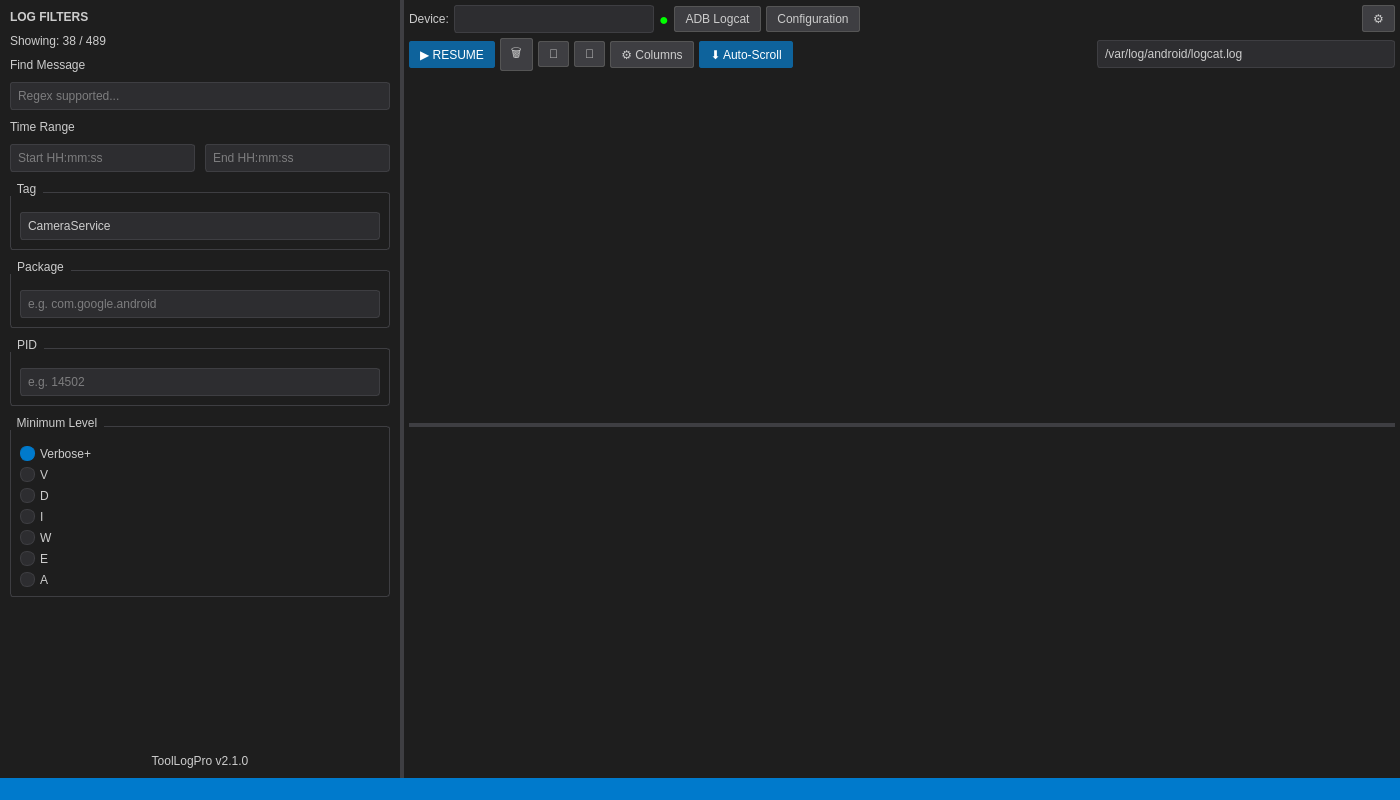
<?xml version="1.0" encoding="UTF-8"?>
<ui version="4.0">
 <class>MainWindow</class>
 <widget class="QMainWindow" name="MainWindow">
  <property name="geometry">
   <rect>
    <x>0</x>
    <y>0</y>
    <width>1400</width>
    <height>800</height>
   </rect>
  </property>
  <property name="windowTitle">
   <string>ToolLogPro</string>
  </property>
  <property name="styleSheet">
   <string notr="true">/* Dark theme stylesheet */
QMainWindow {
    background-color: #1e1e1e;
    color: #cccccc;
}

QWidget {
    background-color: #1e1e1e;
    color: #cccccc;
}

QLineEdit {
    background-color: #2d2d30;
    border: 1px solid #3e3e42;
    border-radius: 3px;
    padding: 5px;
    color: #cccccc;
}

QLineEdit:focus {
    border: 1px solid #007acc;
}

QPushButton {
    background-color: #3e3e42;
    border: 1px solid #555555;
    border-radius: 2px;
    padding: 5px 10px;
    color: #cccccc;
}

QPushButton:hover {
    background-color: #505053;
    border: 1px solid #6a6a6f;
}

QPushButton:pressed {
    background-color: #2d2d30;
}

QPushButton:checked {
    background-color: #0e639c;
    border: 1px solid #0e639c;
    color: white;
}

QPushButton#btnResume {
    background-color: #0e639c;
    border: 1px solid #0e639c;
    color: white;
}

QPushButton#btnResume:hover {
    background-color: #1177bb;
    border: 1px solid #1177bb;
}

QPushButton#btnAutoScroll:checked {
    background-color: #0e639c;
    border: 1px solid #0e639c;
}

QComboBox {
    background-color: #2d2d30;
    border: 1px solid #3e3e42;
    border-radius: 3px;
    padding: 5px;
    color: #cccccc;
}

QComboBox::drop-down {
    border: none;
}

QComboBox::down-arrow {
    image: none;
    border-left: 4px solid transparent;
    border-right: 4px solid transparent;
    border-top: 4px solid #cccccc;
    width: 0;
    height: 0;
}

QComboBox QAbstractItemView {
    background-color: #2d2d30;
    color: #cccccc;
    selection-background-color: #0e639c;
    selection-color: white;
    border: 1px solid #3e3e42;
    outline: none;
}

QComboBox QAbstractItemView::item {
    background-color: #2d2d30;
    color: #cccccc;
    padding: 5px;
    min-height: 25px;
}

QComboBox QAbstractItemView::item:hover {
    background-color: #3e3e42;
}

QComboBox QAbstractItemView::item:selected {
    background-color: #0e639c;
    color: white;
}

QTableView {
    background-color: #1e1e1e;
    alternate-background-color: #2a2a2a;
    gridline-color: #3e3e42;
    color: #cccccc;
    border: none;
}

QTableView::item {
    padding: 4px;
}

QTableView::item:selected {
    background-color: #264f78;
}

QTableView::item:focus {
    background-color: #264f78;
    outline: none;
}

QHeaderView::section {
    background-color: #2d2d30;
    color: #cccccc;
    padding: 6px;
    border: none;
    border-right: 1px solid #3e3e42;
    border-bottom: 1px solid #3e3e42;
}

QRadioButton {
    color: #cccccc;
    spacing: 5px;
}

QRadioButton::indicator {
    width: 13px;
    height: 13px;
}

QRadioButton::indicator::unchecked {
    border: 1px solid #3e3e42;
    border-radius: 7px;
    background-color: #2d2d30;
}

QRadioButton::indicator::checked {
    border: 1px solid #007acc;
    border-radius: 7px;
    background-color: #007acc;
}

QLabel {
    color: #cccccc;
}

QGroupBox {
    border: 1px solid #3e3e42;
    border-radius: 3px;
    margin-top: 10px;
    padding-top: 10px;
    color: #cccccc;
}

QGroupBox::title {
    subcontrol-origin: margin;
    subcontrol-position: top left;
    padding: 0 5px;
}

QSplitter::handle {
    background-color: #3e3e42;
}

QScrollBar:vertical {
    border: none;
    background-color: #1e1e1e;
    width: 12px;
}

QScrollBar::handle:vertical {
    background-color: #3e3e42;
    border-radius: 6px;
    min-height: 20px;
}

QScrollBar::handle:vertical:hover {
    background-color: #4e4e52;
}

QScrollBar:horizontal {
    border: none;
    background-color: #1e1e1e;
    height: 12px;
}

QScrollBar::handle:horizontal {
    background-color: #3e3e42;
    border-radius: 6px;
    min-width: 20px;
}

QScrollBar::handle:horizontal:hover {
    background-color: #4e4e52;
}

QScrollBar::add-line, QScrollBar::sub-line {
    border: none;
    background: none;
}

QStatusBar {
    background-color: #007acc;
    color: white;
}
</string>
  </property>
  <widget class="QWidget" name="centralwidget">
   <layout class="QVBoxLayout" name="verticalLayout">
    <property name="spacing">
     <number>0</number>
    </property>
    <property name="leftMargin">
     <number>0</number>
    </property>
    <property name="topMargin">
     <number>0</number>
    </property>
    <property name="rightMargin">
     <number>0</number>
    </property>
    <property name="bottomMargin">
     <number>0</number>
    </property>
    <item>
     <widget class="QSplitter" name="splitter">
      <property name="orientation">
       <enum>Qt::Orientation::Horizontal</enum>
      </property>
      <widget class="QWidget" name="leftPanel" native="true">
       <property name="minimumSize">
        <size>
         <width>250</width>
         <height>0</height>
        </size>
       </property>
       <property name="maximumSize">
        <size>
         <width>400</width>
         <height>16777215</height>
        </size>
       </property>
       <layout class="QVBoxLayout" name="verticalLayout_2">
        <property name="spacing">
         <number>10</number>
        </property>
        <property name="leftMargin">
         <number>10</number>
        </property>
        <property name="topMargin">
         <number>10</number>
        </property>
        <property name="rightMargin">
         <number>10</number>
        </property>
        <property name="bottomMargin">
         <number>10</number>
        </property>
        <item>
         <widget class="QLabel" name="lblLogFilters">
          <property name="font">
           <font>
            <bold>true</bold>
           </font>
          </property>
          <property name="text">
           <string>LOG FILTERS</string>
          </property>
         </widget>
        </item>
        <item>
         <widget class="QLabel" name="lblFilterCount">
          <property name="text">
           <string>Showing: 38 / 489</string>
          </property>
         </widget>
        </item>
        <item>
         <widget class="QLabel" name="label_3">
          <property name="text">
           <string>Find Message</string>
          </property>
         </widget>
        </item>
        <item>
         <widget class="QLineEdit" name="txtFindMessage">
          <property name="placeholderText">
           <string>Regex supported...</string>
          </property>
         </widget>
        </item>
        <item>
         <widget class="QLabel" name="label_4">
          <property name="text">
           <string>Time Range</string>
          </property>
         </widget>
        </item>
        <item>
         <layout class="QHBoxLayout" name="horizontalLayout">
          <item>
           <widget class="QLineEdit" name="txtStartTime">
            <property name="placeholderText">
             <string>Start HH:mm:ss</string>
            </property>
           </widget>
          </item>
          <item>
           <widget class="QLineEdit" name="txtEndTime">
            <property name="placeholderText">
             <string>End HH:mm:ss</string>
            </property>
           </widget>
          </item>
         </layout>
        </item>
        <item>
         <widget class="QGroupBox" name="groupBox">
          <property name="title">
           <string>Tag</string>
          </property>
          <layout class="QVBoxLayout" name="verticalLayout_4">
           <item>
            <widget class="QLineEdit" name="txtTagFilter">
             <property name="text">
              <string>CameraService</string>
             </property>
            </widget>
           </item>
          </layout>
         </widget>
        </item>
        <item>
         <widget class="QGroupBox" name="groupBox_2">
          <property name="title">
           <string>Package</string>
          </property>
          <layout class="QVBoxLayout" name="verticalLayout_5">
           <item>
            <widget class="QLineEdit" name="txtPackageFilter">
             <property name="placeholderText">
              <string>e.g. com.google.android</string>
             </property>
            </widget>
           </item>
          </layout>
         </widget>
        </item>
        <item>
         <widget class="QGroupBox" name="groupBox_3">
          <property name="title">
           <string>PID</string>
          </property>
          <layout class="QVBoxLayout" name="verticalLayout_6">
           <item>
            <widget class="QLineEdit" name="txtPidFilter">
             <property name="placeholderText">
              <string>e.g. 14502</string>
             </property>
            </widget>
           </item>
          </layout>
         </widget>
        </item>
        <item>
         <widget class="QGroupBox" name="groupBox_4">
          <property name="title">
           <string>Minimum Level</string>
          </property>
          <layout class="QVBoxLayout" name="verticalLayout_7">
           <item>
            <widget class="QRadioButton" name="radioVerbosePlus">
             <property name="text">
              <string>Verbose+</string>
             </property>
             <property name="checked">
              <bool>true</bool>
             </property>
            </widget>
           </item>
           <item>
            <widget class="QRadioButton" name="radioV">
             <property name="text">
              <string>V</string>
             </property>
            </widget>
           </item>
           <item>
            <widget class="QRadioButton" name="radioD">
             <property name="text">
              <string>D</string>
             </property>
            </widget>
           </item>
           <item>
            <widget class="QRadioButton" name="radioI">
             <property name="text">
              <string>I</string>
             </property>
            </widget>
           </item>
           <item>
            <widget class="QRadioButton" name="radioW">
             <property name="text">
              <string>W</string>
             </property>
            </widget>
           </item>
           <item>
            <widget class="QRadioButton" name="radioE">
             <property name="text">
              <string>E</string>
             </property>
            </widget>
           </item>
           <item>
            <widget class="QRadioButton" name="radioA">
             <property name="text">
              <string>A</string>
             </property>
            </widget>
           </item>
          </layout>
         </widget>
        </item>
        <item>
         <spacer name="verticalSpacer">
          <property name="orientation">
           <enum>Qt::Orientation::Vertical</enum>
          </property>
          <property name="sizeHint" stdset="0">
           <size>
            <width>20</width>
            <height>40</height>
           </size>
          </property>
         </spacer>
        </item>
        <item>
         <widget class="QLabel" name="lblVersion">
          <property name="text">
           <string>ToolLogPro v2.1.0</string>
          </property>
          <property name="alignment">
           <set>Qt::AlignmentFlag::AlignCenter</set>
          </property>
         </widget>
        </item>
       </layout>
      </widget>
      <widget class="QWidget" name="rightPanel" native="true">
       <layout class="QVBoxLayout" name="verticalLayout_3">
        <property name="spacing">
         <number>5</number>
        </property>
        <property name="leftMargin">
         <number>5</number>
        </property>
        <property name="topMargin">
         <number>5</number>
        </property>
        <property name="rightMargin">
         <number>5</number>
        </property>
        <property name="bottomMargin">
         <number>5</number>
        </property>
        <item>
         <layout class="QHBoxLayout" name="horizontalLayout_2">
          <item>
           <widget class="QLabel" name="label">
            <property name="text">
             <string>Device:</string>
            </property>
           </widget>
          </item>
          <item>
           <widget class="QComboBox" name="cmbDevice">
            <property name="minimumSize">
             <size>
              <width>200</width>
              <height>0</height>
             </size>
            </property>
           </widget>
          </item>
          <item>
           <widget class="QLabel" name="lblDeviceStatus">
            <property name="styleSheet">
             <string notr="true">color: #00ff00; font-size: 16px;</string>
            </property>
            <property name="text">
             <string>●</string>
            </property>
           </widget>
          </item>
          <item>
           <widget class="QPushButton" name="btnAdbLogcat">
            <property name="text">
             <string>ADB Logcat</string>
            </property>
           </widget>
          </item>
          <item>
           <widget class="QPushButton" name="btnConfiguration">
            <property name="text">
             <string>Configuration</string>
            </property>
           </widget>
          </item>
          <item>
           <spacer name="horizontalSpacer">
            <property name="orientation">
             <enum>Qt::Orientation::Horizontal</enum>
            </property>
            <property name="sizeHint" stdset="0">
             <size>
              <width>40</width>
              <height>20</height>
             </size>
            </property>
           </spacer>
          </item>
          <item>
           <widget class="QPushButton" name="btnSettings">
            <property name="maximumSize">
             <size>
              <width>40</width>
              <height>16777215</height>
             </size>
            </property>
            <property name="text">
             <string>⚙</string>
            </property>
           </widget>
          </item>
         </layout>
        </item>
        <item>
         <layout class="QHBoxLayout" name="horizontalLayout_3">
          <property name="spacing">
           <number>5</number>
          </property>
          <item>
           <widget class="QPushButton" name="btnResume">
            <property name="text">
             <string>▶ RESUME</string>
            </property>
           </widget>
          </item>
          <item>
           <widget class="QPushButton" name="btnClear">
            <property name="maximumSize">
             <size>
              <width>35</width>
              <height>16777215</height>
             </size>
            </property>
            <property name="text">
             <string>🗑</string>
            </property>
           </widget>
          </item>
          <item>
           <widget class="QPushButton" name="btnCopy">
            <property name="maximumSize">
             <size>
              <width>35</width>
              <height>16777215</height>
             </size>
            </property>
            <property name="text">
             <string>📄</string>
            </property>
           </widget>
          </item>
          <item>
           <widget class="QPushButton" name="btnSave">
            <property name="maximumSize">
             <size>
              <width>35</width>
              <height>16777215</height>
             </size>
            </property>
            <property name="text">
             <string>💾</string>
            </property>
           </widget>
          </item>
          <item>
           <widget class="QPushButton" name="btnColumns">
            <property name="text">
             <string>⚙ Columns</string>
            </property>
           </widget>
          </item>
          <item>
           <widget class="QPushButton" name="btnAutoScroll">
            <property name="text">
             <string>⬇ Auto-Scroll</string>
            </property>
            <property name="checkable">
             <bool>true</bool>
            </property>
            <property name="checked">
             <bool>true</bool>
            </property>
           </widget>
          </item>
          <item>
           <spacer name="horizontalSpacer_2">
            <property name="orientation">
             <enum>Qt::Orientation::Horizontal</enum>
            </property>
            <property name="sizeHint" stdset="0">
             <size>
              <width>40</width>
              <height>20</height>
             </size>
            </property>
           </spacer>
          </item>
          <item>
           <widget class="QLineEdit" name="txtFilePath">
            <property name="text">
             <string>/var/log/android/logcat.log</string>
            </property>
            <property name="placeholderText">
             <string>Enter log file path...</string>
            </property>
           </widget>
          </item>
         </layout>
        </item>
        <item>
         <widget class="QSplitter" name="splitterLogTables">
          <property name="orientation">
           <enum>Qt::Orientation::Vertical</enum>
          </property>
          <widget class="QTableView" name="tableLog">
           <property name="alternatingRowColors">
            <bool>true</bool>
           </property>
           <property name="selectionBehavior">
            <enum>QAbstractItemView::SelectionBehavior::SelectRows</enum>
           </property>
           <property name="sortingEnabled">
            <bool>false</bool>
           </property>
          </widget>
          <widget class="QTableView" name="tableMarkLog">
           <property name="alternatingRowColors">
            <bool>true</bool>
           </property>
           <property name="selectionBehavior">
            <enum>QAbstractItemView::SelectionBehavior::SelectRows</enum>
           </property>
           <property name="sortingEnabled">
            <bool>false</bool>
           </property>
          </widget>
         </widget>
        </item>
       </layout>
      </widget>
     </widget>
    </item>
   </layout>
  </widget>
  <widget class="QStatusBar" name="statusbar">
   <property name="styleSheet">
    <string notr="true">background-color: #007acc; color: white;</string>
   </property>
  </widget>
 </widget>
 <resources/>
 <connections/>
</ui>
